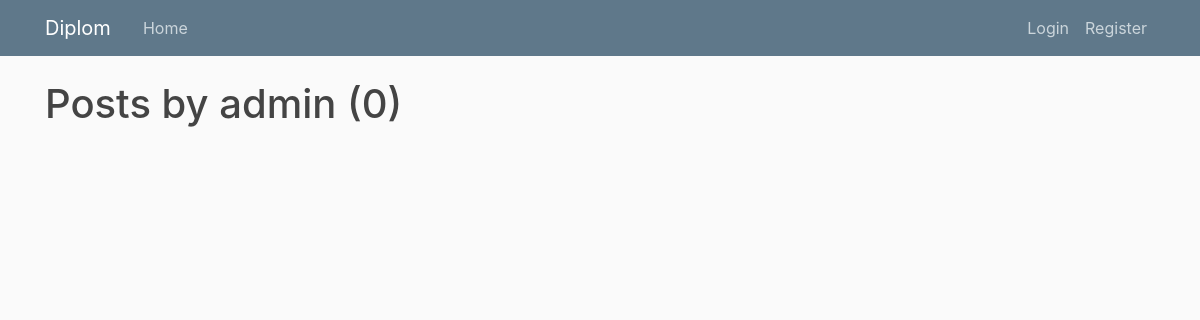
The app's page /user/admin, older data.
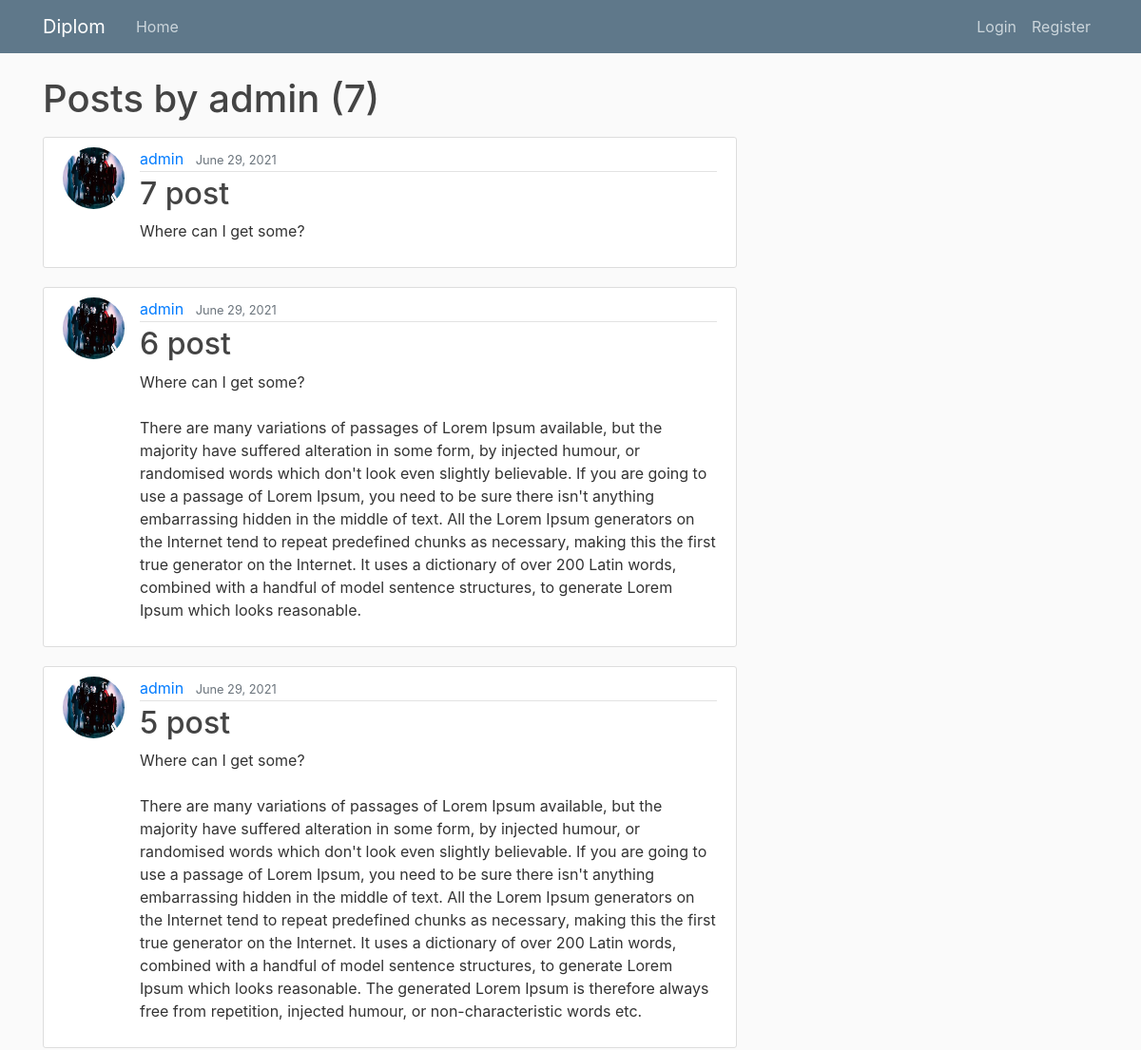
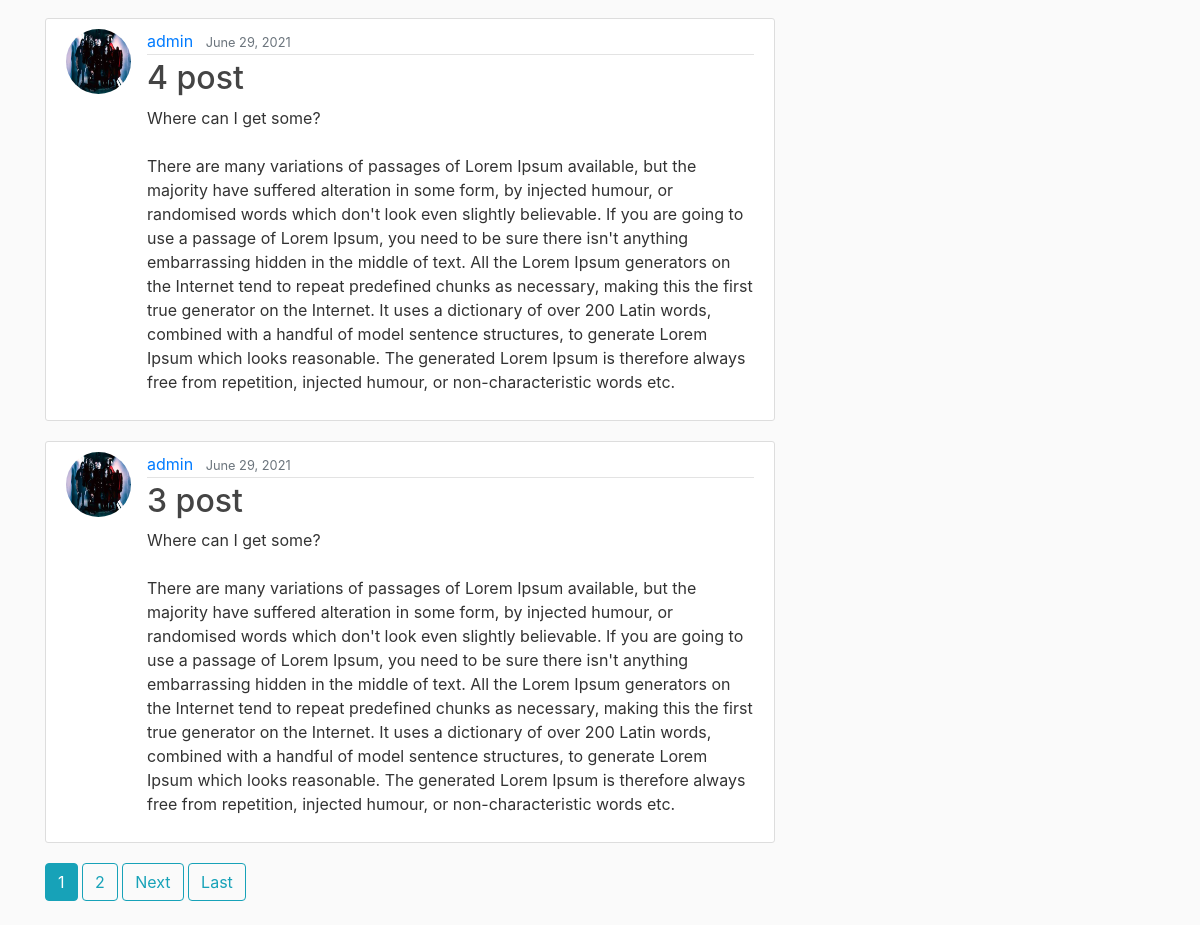
The same page, newer data (2 pictures, top to bottom).
### blog/models.py (models this page shows, shortened)
class Post(models.Model):
    title = models.CharField(max_length=100)
    content = models.TextField()
    date_posted = models.DateTimeField(default=timezone.now)
    author = models.ForeignKey(User, on_delete=models.CASCADE)

### users/models.py (models this page shows, shortened)
class Profile(models.Model):
    user = models.OneToOneField(User, on_delete=models.CASCADE)
    image = models.ImageField(default='default.jpg', upload_to='profile_pics')

### blog/views.py (the view)
# urls.py: path('user/<str:username>', UserPostListView.as_view(), name='user-posts'),
class UserPostListView(ListView):
    model = Post
    template_name = 'blog/user_posts.html'
    context_object_name = 'posts'
    ordering = ['-date_posted']
    paginate_by = 5
    def get_queryset(self):
        user = get_object_or_404(User, username=self.kwargs.get('username'))
        return Post.objects.filter(author=user).order_by('-date_posted')

### blog/templates/blog/user_posts.html (shortened to what this page needs)
{% extends "blog/base.html" %}
{% block content %}
    <h1 class="mb-3">Posts by {{ view.kwargs.username }} ({{ page_obj.paginator.count }})</h1>
    {% for post in posts %}
        <article class="media content-section">
          <img class="rounded-circle article-img" src="{{ post.author.profile.image.url }}">
          <div class="media-body">
            <div class="article-metadata">
              <a class="mr-2" href="{% url 'user-posts' post.author.username %}">{{ post.author }}</a>
              <small class="text-muted">{{ post.date_posted|date:"F d, Y" }}</small>
            </div>
            <h2><a class="article-title" href="{% url 'post-detail' post.id %}">{{ post.title }}</a></h2>
            <p class="article-content">{{ post.content }}</p>
          </div>
        </article>
    {% endfor %}
    {% if is_paginated %}
      {% for num in page_obj.paginator.page_range %}
        {% if page_obj.number == num %}
          <a class="btn btn-info mb-4" href="?page={{ num }}">{{ num }}</a>
        {% elif num > page_obj.number|add:'-3' and num < page_obj.number|add:'3' %}
          <a class="btn btn-outline-info mb-4" href="?page={{ num }}">{{ num }}</a>
        {% endif %}
      {% endfor %}
      {% if page_obj.has_next %}
        <a class="btn btn-outline-info mb-4" href="?page={{ page_obj.next_page_number }}">Next</a>
        <a class="btn btn-outline-info mb-4" href="?page={{ page_obj.paginator.num_pages }}">Last</a>
      {% endif %}
    {% endif %}
{% endblock content %}

Row changes from the older to the newer data that the page shows:
added Post: author.profile.image (picture), author "admin", date_posted "June 29, 2021", title "7 post", content "Where can I get some?"
added Post: author.profile.image (picture), author "admin", date_posted "June 29, 2021", title "6 post", content "Where can I get some? There are many variations of passages of Lorem Ipsum available, but the majority have suffered alteration in some form, by injected humour, or randomised words which don't look even slightly believable. If you are going to use a passage of Lorem Ipsum, you need to be sure there isn't anything embarrassing hidden in the middle of text. All the Lorem Ipsum generators on the Internet tend to repeat predefined chunks as necessary, making this the first true generator on the Internet. It uses a dictionary of over 200 Latin words, combined with a handful of model sentence structures, to generate Lorem Ipsum which looks reasonable."
added Post: author.profile.image (picture), author "admin", date_posted "June 29, 2021", title "5 post", content "Where can I get some? There are many variations of passages of Lorem Ipsum available, but the majority have suffered alteration in some form, by injected humour, or randomised words which don't look even slightly believable. If you are going to use a passage of Lorem Ipsum, you need to be sure there isn't anything embarrassing hidden in the middle of text. All the Lorem Ipsum generators on the Internet tend to repeat predefined chunks as necessary, making this the first true generator on the Internet. It uses a dictionary of over 200 Latin words, combined with a handful of model sentence structures, to generate Lorem Ipsum which looks reasonable. The generated Lorem Ipsum is therefore…"
added Post: author.profile.image (picture), author "admin", date_posted "June 29, 2021", title "4 post", content "Where can I get some? There are many variations of passages of Lorem Ipsum available, but the majority have suffered alteration in some form, by injected humour, or randomised words which don't look even slightly believable. If you are going to use a passage of Lorem Ipsum, you need to be sure there isn't anything embarrassing hidden in the middle of text. All the Lorem Ipsum generators on the Internet tend to repeat predefined chunks as necessary, making this the first true generator on the Internet. It uses a dictionary of over 200 Latin words, combined with a handful of model sentence structures, to generate Lorem Ipsum which looks reasonable. The generated Lorem Ipsum is therefore…"
added Post: author.profile.image (picture), author "admin", date_posted "June 29, 2021", title "3 post", content "Where can I get some? There are many variations of passages of Lorem Ipsum available, but the majority have suffered alteration in some form, by injected humour, or randomised words which don't look even slightly believable. If you are going to use a passage of Lorem Ipsum, you need to be sure there isn't anything embarrassing hidden in the middle of text. All the Lorem Ipsum generators on the Internet tend to repeat predefined chunks as necessary, making this the first true generator on the Internet. It uses a dictionary of over 200 Latin words, combined with a handful of model sentence structures, to generate Lorem Ipsum which looks reasonable. The generated Lorem Ipsum is therefore…"
Text that changed along with them:
{{ page_obj.paginator.count }}: "0" → "7"
new list line: "1"
new list line: "2"
text now shown: "Next Last"
